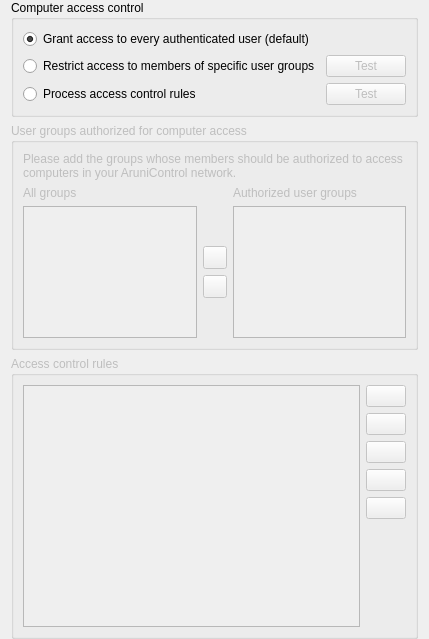
<?xml version="1.0" encoding="UTF-8"?>
<ui version="4.0">
 <class>AccessControlPage</class>
 <widget class="QWidget" name="AccessControlPage">
  <property name="windowTitle">
   <string notr="true">Form</string>
  </property>
  <layout class="QVBoxLayout" name="verticalLayout">
   <property name="topMargin">
    <number>0</number>
   </property>
   <property name="bottomMargin">
    <number>0</number>
   </property>
   <item>
    <widget class="QGroupBox" name="groupBox_19">
     <property name="title">
      <string>Computer access control</string>
     </property>
     <layout class="QGridLayout" name="gridLayout" columnstretch="1,0">
      <item row="2" column="0">
       <widget class="QRadioButton" name="isAccessControlRulesProcessingEnabled">
        <property name="text">
         <string>Process access control rules</string>
        </property>
        <attribute name="buttonGroup">
         <string notr="true">accessControlModeGroup</string>
        </attribute>
       </widget>
      </item>
      <item row="1" column="1">
       <widget class="QPushButton" name="testUserGroupsAccessControlButton">
        <property name="enabled">
         <bool>false</bool>
        </property>
        <property name="text">
         <string>Test</string>
        </property>
        <property name="icon">
         <iconset resource="../../core/resources/core.qrc">
          <normaloff>:/core/dialog-ok-apply.png</normaloff>:/core/dialog-ok-apply.png</iconset>
        </property>
       </widget>
      </item>
      <item row="2" column="1">
       <widget class="QPushButton" name="testAccessControlRulesButton">
        <property name="enabled">
         <bool>false</bool>
        </property>
        <property name="text">
         <string>Test</string>
        </property>
        <property name="icon">
         <iconset resource="../../core/resources/core.qrc">
          <normaloff>:/core/dialog-ok-apply.png</normaloff>:/core/dialog-ok-apply.png</iconset>
        </property>
       </widget>
      </item>
      <item row="0" column="0">
       <widget class="QRadioButton" name="skipAccessControl">
        <property name="text">
         <string>Grant access to every authenticated user (default)</string>
        </property>
        <property name="checked">
         <bool>true</bool>
        </property>
        <attribute name="buttonGroup">
         <string notr="true">accessControlModeGroup</string>
        </attribute>
       </widget>
      </item>
      <item row="1" column="0">
       <widget class="QRadioButton" name="isAccessRestrictedToUserGroups">
        <property name="text">
         <string>Restrict access to members of specific user groups</string>
        </property>
        <attribute name="buttonGroup">
         <string notr="true">accessControlModeGroup</string>
        </attribute>
       </widget>
      </item>
     </layout>
    </widget>
   </item>
   <item>
    <widget class="QGroupBox" name="groupBox">
     <property name="enabled">
      <bool>false</bool>
     </property>
     <property name="maximumSize">
      <size>
       <width>16777215</width>
       <height>400</height>
      </size>
     </property>
     <property name="title">
      <string>User groups authorized for computer access</string>
     </property>
     <layout class="QGridLayout" name="gridLayout_18">
      <item row="2" column="0">
       <widget class="QListWidget" name="allGroupsList">
        <property name="sizeAdjustPolicy">
         <enum>QAbstractScrollArea::AdjustToContents</enum>
        </property>
        <property name="sortingEnabled">
         <bool>true</bool>
        </property>
       </widget>
      </item>
      <item row="0" column="0" colspan="3">
       <widget class="QLabel" name="label_40">
        <property name="text">
         <string>Please add the groups whose members should be authorized to access computers in your AruniControl network.</string>
        </property>
        <property name="wordWrap">
         <bool>true</bool>
        </property>
       </widget>
      </item>
      <item row="1" column="2">
       <widget class="QLabel" name="authorizedUserGroups">
        <property name="text">
         <string>Authorized user groups</string>
        </property>
       </widget>
      </item>
      <item row="2" column="2">
       <widget class="QListWidget" name="accessGroupsList">
        <property name="sizeAdjustPolicy">
         <enum>QAbstractScrollArea::AdjustToContents</enum>
        </property>
        <property name="sortingEnabled">
         <bool>true</bool>
        </property>
       </widget>
      </item>
      <item row="1" column="0">
       <widget class="QLabel" name="label_42">
        <property name="text">
         <string>All groups</string>
        </property>
       </widget>
      </item>
      <item row="2" column="1">
       <layout class="QVBoxLayout" name="verticalLayout_18">
        <item>
         <spacer name="verticalSpacer_15">
          <property name="orientation">
           <enum>Qt::Vertical</enum>
          </property>
          <property name="sizeHint" stdset="0">
           <size>
            <width>20</width>
            <height>40</height>
           </size>
          </property>
         </spacer>
        </item>
        <item>
         <widget class="QToolButton" name="addAccessGroupButton">
          <property name="icon">
           <iconset resource="../../core/resources/core.qrc">
            <normaloff>:/core/go-next.png</normaloff>:/core/go-next.png</iconset>
          </property>
         </widget>
        </item>
        <item>
         <widget class="QToolButton" name="removeAccessGroupButton">
          <property name="icon">
           <iconset resource="../../core/resources/core.qrc">
            <normaloff>:/core/go-previous.png</normaloff>:/core/go-previous.png</iconset>
          </property>
         </widget>
        </item>
        <item>
         <spacer name="verticalSpacer_16">
          <property name="orientation">
           <enum>Qt::Vertical</enum>
          </property>
          <property name="sizeHint" stdset="0">
           <size>
            <width>20</width>
            <height>40</height>
           </size>
          </property>
         </spacer>
        </item>
       </layout>
      </item>
     </layout>
    </widget>
   </item>
   <item>
    <widget class="QGroupBox" name="groupBox_2">
     <property name="enabled">
      <bool>false</bool>
     </property>
     <property name="title">
      <string>Access control rules</string>
     </property>
     <layout class="QGridLayout" name="gridLayout_23">
      <item row="6" column="1">
       <spacer name="verticalSpacer_12">
        <property name="orientation">
         <enum>Qt::Vertical</enum>
        </property>
        <property name="sizeHint" stdset="0">
         <size>
          <width>20</width>
          <height>88</height>
         </size>
        </property>
       </spacer>
      </item>
      <item row="3" column="1">
       <widget class="QPushButton" name="moveAccessControlRuleUpButton">
        <property name="toolTip">
         <string>Move selected rule up</string>
        </property>
        <property name="icon">
         <iconset resource="../../core/resources/core.qrc">
          <normaloff>:/core/go-up.png</normaloff>:/core/go-up.png</iconset>
        </property>
       </widget>
      </item>
      <item row="2" column="1">
       <widget class="QPushButton" name="editAccessControlRuleButton">
        <property name="toolTip">
         <string>Edit selected rule</string>
        </property>
        <property name="text">
         <string/>
        </property>
        <property name="icon">
         <iconset resource="../../core/resources/core.qrc">
          <normaloff>:/core/document-edit.png</normaloff>:/core/document-edit.png</iconset>
        </property>
       </widget>
      </item>
      <item row="0" column="1">
       <widget class="QPushButton" name="addAccessControlRuleButton">
        <property name="toolTip">
         <string>Add access control rule</string>
        </property>
        <property name="text">
         <string/>
        </property>
        <property name="icon">
         <iconset resource="../../core/resources/core.qrc">
          <normaloff>:/core/list-add.png</normaloff>:/core/list-add.png</iconset>
        </property>
       </widget>
      </item>
      <item row="1" column="1">
       <widget class="QPushButton" name="removeAccessControlRule">
        <property name="toolTip">
         <string>Remove access control rule</string>
        </property>
        <property name="text">
         <string/>
        </property>
        <property name="icon">
         <iconset resource="../../core/resources/core.qrc">
          <normaloff>:/core/edit-delete.png</normaloff>:/core/edit-delete.png</iconset>
        </property>
       </widget>
      </item>
      <item row="0" column="0" rowspan="7">
       <widget class="QListView" name="accessControlRulesView">
        <property name="sizeAdjustPolicy">
         <enum>QAbstractScrollArea::AdjustToContents</enum>
        </property>
        <property name="editTriggers">
         <set>QAbstractItemView::NoEditTriggers</set>
        </property>
       </widget>
      </item>
      <item row="4" column="1">
       <widget class="QPushButton" name="moveAccessControlRuleDownButton">
        <property name="toolTip">
         <string>Move selected rule down</string>
        </property>
        <property name="icon">
         <iconset resource="../../core/resources/core.qrc">
          <normaloff>:/core/go-down.png</normaloff>:/core/go-down.png</iconset>
        </property>
       </widget>
      </item>
      <item row="5" column="1">
       <widget class="QLabel" name="accessControlRules">
        <property name="text">
         <string/>
        </property>
       </widget>
      </item>
     </layout>
    </widget>
   </item>
  </layout>
 </widget>
 <tabstops>
  <tabstop>skipAccessControl</tabstop>
  <tabstop>isAccessRestrictedToUserGroups</tabstop>
  <tabstop>isAccessControlRulesProcessingEnabled</tabstop>
  <tabstop>testUserGroupsAccessControlButton</tabstop>
  <tabstop>testAccessControlRulesButton</tabstop>
  <tabstop>allGroupsList</tabstop>
  <tabstop>addAccessGroupButton</tabstop>
  <tabstop>removeAccessGroupButton</tabstop>
  <tabstop>accessGroupsList</tabstop>
  <tabstop>accessControlRulesView</tabstop>
  <tabstop>addAccessControlRuleButton</tabstop>
  <tabstop>removeAccessControlRule</tabstop>
  <tabstop>editAccessControlRuleButton</tabstop>
  <tabstop>moveAccessControlRuleUpButton</tabstop>
  <tabstop>moveAccessControlRuleDownButton</tabstop>
 </tabstops>
 <resources>
  <include location="../../core/resources/core.qrc"/>
 </resources>
 <connections>
  <connection>
   <sender>addAccessGroupButton</sender>
   <signal>clicked()</signal>
   <receiver>AccessControlPage</receiver>
   <slot>addAccessGroup()</slot>
   <hints>
    <hint type="sourcelabel">
     <x>494</x>
     <y>412</y>
    </hint>
    <hint type="destinationlabel">
     <x>494</x>
     <y>404</y>
    </hint>
   </hints>
  </connection>
  <connection>
   <sender>removeAccessGroupButton</sender>
   <signal>clicked()</signal>
   <receiver>AccessControlPage</receiver>
   <slot>removeAccessGroup()</slot>
   <hints>
    <hint type="sourcelabel">
     <x>494</x>
     <y>455</y>
    </hint>
    <hint type="destinationlabel">
     <x>494</x>
     <y>404</y>
    </hint>
   </hints>
  </connection>
  <connection>
   <sender>addAccessControlRuleButton</sender>
   <signal>clicked()</signal>
   <receiver>AccessControlPage</receiver>
   <slot>addAccessControlRule()</slot>
   <hints>
    <hint type="sourcelabel">
     <x>935</x>
     <y>580</y>
    </hint>
    <hint type="destinationlabel">
     <x>494</x>
     <y>404</y>
    </hint>
   </hints>
  </connection>
  <connection>
   <sender>removeAccessControlRule</sender>
   <signal>clicked()</signal>
   <receiver>AccessControlPage</receiver>
   <slot>removeAccessControlRule()</slot>
   <hints>
    <hint type="sourcelabel">
     <x>935</x>
     <y>622</y>
    </hint>
    <hint type="destinationlabel">
     <x>494</x>
     <y>404</y>
    </hint>
   </hints>
  </connection>
  <connection>
   <sender>editAccessControlRuleButton</sender>
   <signal>clicked()</signal>
   <receiver>AccessControlPage</receiver>
   <slot>editAccessControlRule()</slot>
   <hints>
    <hint type="sourcelabel">
     <x>935</x>
     <y>665</y>
    </hint>
    <hint type="destinationlabel">
     <x>494</x>
     <y>404</y>
    </hint>
   </hints>
  </connection>
  <connection>
   <sender>moveAccessControlRuleDownButton</sender>
   <signal>clicked()</signal>
   <receiver>AccessControlPage</receiver>
   <slot>moveAccessControlRuleDown()</slot>
   <hints>
    <hint type="sourcelabel">
     <x>935</x>
     <y>749</y>
    </hint>
    <hint type="destinationlabel">
     <x>494</x>
     <y>404</y>
    </hint>
   </hints>
  </connection>
  <connection>
   <sender>moveAccessControlRuleUpButton</sender>
   <signal>clicked()</signal>
   <receiver>AccessControlPage</receiver>
   <slot>moveAccessControlRuleUp()</slot>
   <hints>
    <hint type="sourcelabel">
     <x>935</x>
     <y>707</y>
    </hint>
    <hint type="destinationlabel">
     <x>494</x>
     <y>404</y>
    </hint>
   </hints>
  </connection>
  <connection>
   <sender>isAccessRestrictedToUserGroups</sender>
   <signal>toggled(bool)</signal>
   <receiver>groupBox</receiver>
   <slot>setEnabled(bool)</slot>
   <hints>
    <hint type="sourcelabel">
     <x>494</x>
     <y>114</y>
    </hint>
    <hint type="destinationlabel">
     <x>494</x>
     <y>354</y>
    </hint>
   </hints>
  </connection>
  <connection>
   <sender>isAccessControlRulesProcessingEnabled</sender>
   <signal>toggled(bool)</signal>
   <receiver>groupBox_2</receiver>
   <slot>setEnabled(bool)</slot>
   <hints>
    <hint type="sourcelabel">
     <x>494</x>
     <y>160</y>
    </hint>
    <hint type="destinationlabel">
     <x>494</x>
     <y>660</y>
    </hint>
   </hints>
  </connection>
  <connection>
   <sender>accessControlRulesView</sender>
   <signal>doubleClicked(QModelIndex)</signal>
   <receiver>AccessControlPage</receiver>
   <slot>editAccessControlRule()</slot>
   <hints>
    <hint type="sourcelabel">
     <x>331</x>
     <y>791</y>
    </hint>
    <hint type="destinationlabel">
     <x>983</x>
     <y>527</y>
    </hint>
   </hints>
  </connection>
  <connection>
   <sender>testUserGroupsAccessControlButton</sender>
   <signal>clicked()</signal>
   <receiver>AccessControlPage</receiver>
   <slot>testUserGroupsAccessControl()</slot>
   <hints>
    <hint type="sourcelabel">
     <x>920</x>
     <y>118</y>
    </hint>
    <hint type="destinationlabel">
     <x>986</x>
     <y>114</y>
    </hint>
   </hints>
  </connection>
  <connection>
   <sender>testAccessControlRulesButton</sender>
   <signal>clicked()</signal>
   <receiver>AccessControlPage</receiver>
   <slot>testAccessControlRules()</slot>
   <hints>
    <hint type="sourcelabel">
     <x>933</x>
     <y>167</y>
    </hint>
    <hint type="destinationlabel">
     <x>984</x>
     <y>162</y>
    </hint>
   </hints>
  </connection>
  <connection>
   <sender>isAccessRestrictedToUserGroups</sender>
   <signal>toggled(bool)</signal>
   <receiver>testUserGroupsAccessControlButton</receiver>
   <slot>setEnabled(bool)</slot>
   <hints>
    <hint type="sourcelabel">
     <x>447</x>
     <y>116</y>
    </hint>
    <hint type="destinationlabel">
     <x>914</x>
     <y>116</y>
    </hint>
   </hints>
  </connection>
  <connection>
   <sender>isAccessControlRulesProcessingEnabled</sender>
   <signal>toggled(bool)</signal>
   <receiver>testAccessControlRulesButton</receiver>
   <slot>setEnabled(bool)</slot>
   <hints>
    <hint type="sourcelabel">
     <x>447</x>
     <y>166</y>
    </hint>
    <hint type="destinationlabel">
     <x>914</x>
     <y>166</y>
    </hint>
   </hints>
  </connection>
  <connection>
   <sender>allGroupsList</sender>
   <signal>doubleClicked(QModelIndex)</signal>
   <receiver>AccessControlPage</receiver>
   <slot>addAccessGroup()</slot>
   <hints>
    <hint type="sourcelabel">
     <x>181</x>
     <y>464</y>
    </hint>
    <hint type="destinationlabel">
     <x>357</x>
     <y>484</y>
    </hint>
   </hints>
  </connection>
  <connection>
   <sender>accessGroupsList</sender>
   <signal>doubleClicked(QModelIndex)</signal>
   <receiver>AccessControlPage</receiver>
   <slot>removeAccessGroup()</slot>
   <hints>
    <hint type="sourcelabel">
     <x>534</x>
     <y>464</y>
    </hint>
    <hint type="destinationlabel">
     <x>357</x>
     <y>484</y>
    </hint>
   </hints>
  </connection>
 </connections>
 <slots>
  <slot>addAccessGroup()</slot>
  <slot>removeAccessGroup()</slot>
  <slot>addAccessControlRule()</slot>
  <slot>removeAccessControlRule()</slot>
  <slot>editAccessControlRule()</slot>
  <slot>moveAccessControlRuleUp()</slot>
  <slot>moveAccessControlRuleDown()</slot>
  <slot>testAccessControlRules()</slot>
  <slot>testUserGroupsAccessControl()</slot>
 </slots>
 <buttongroups>
  <buttongroup name="accessControlModeGroup"/>
 </buttongroups>
</ui>
